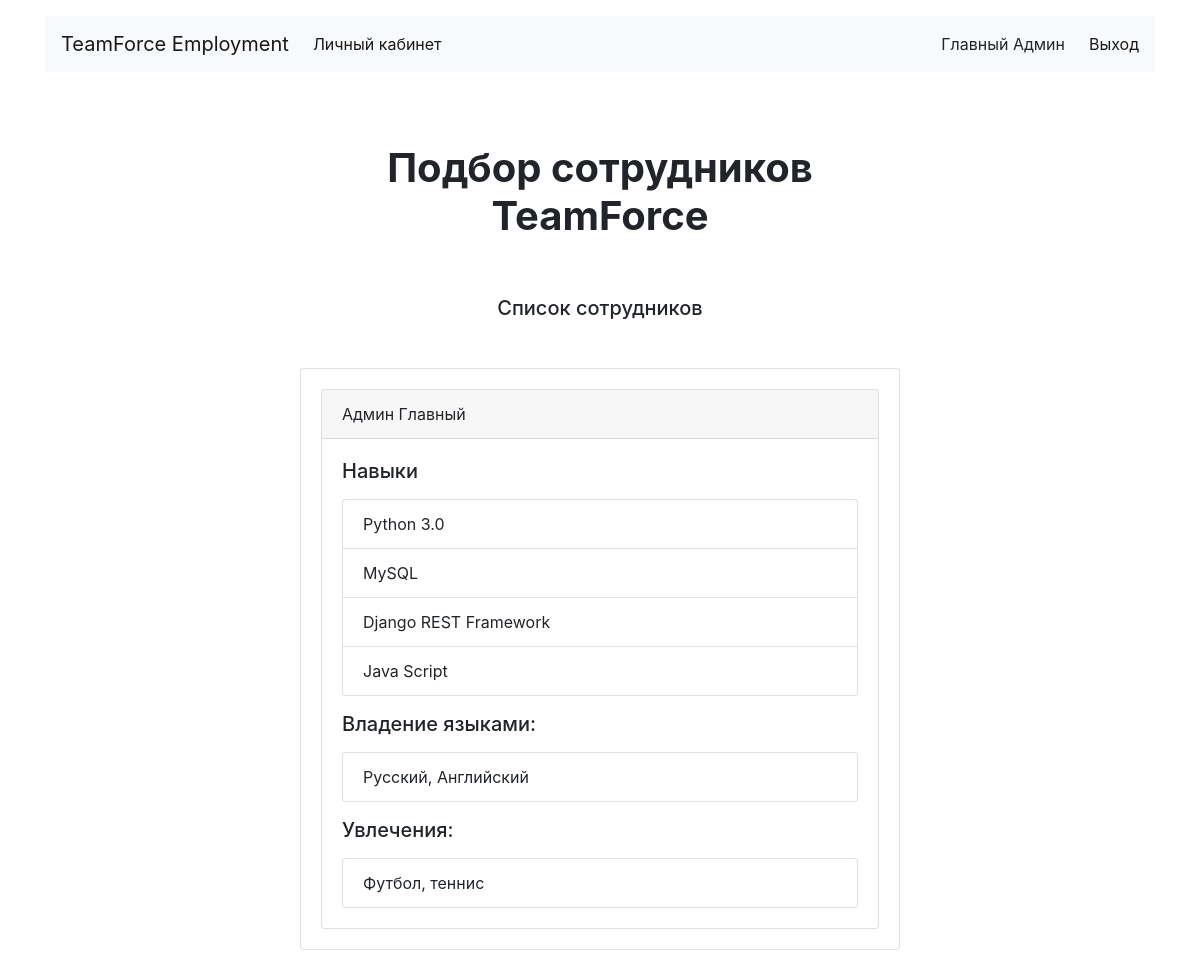
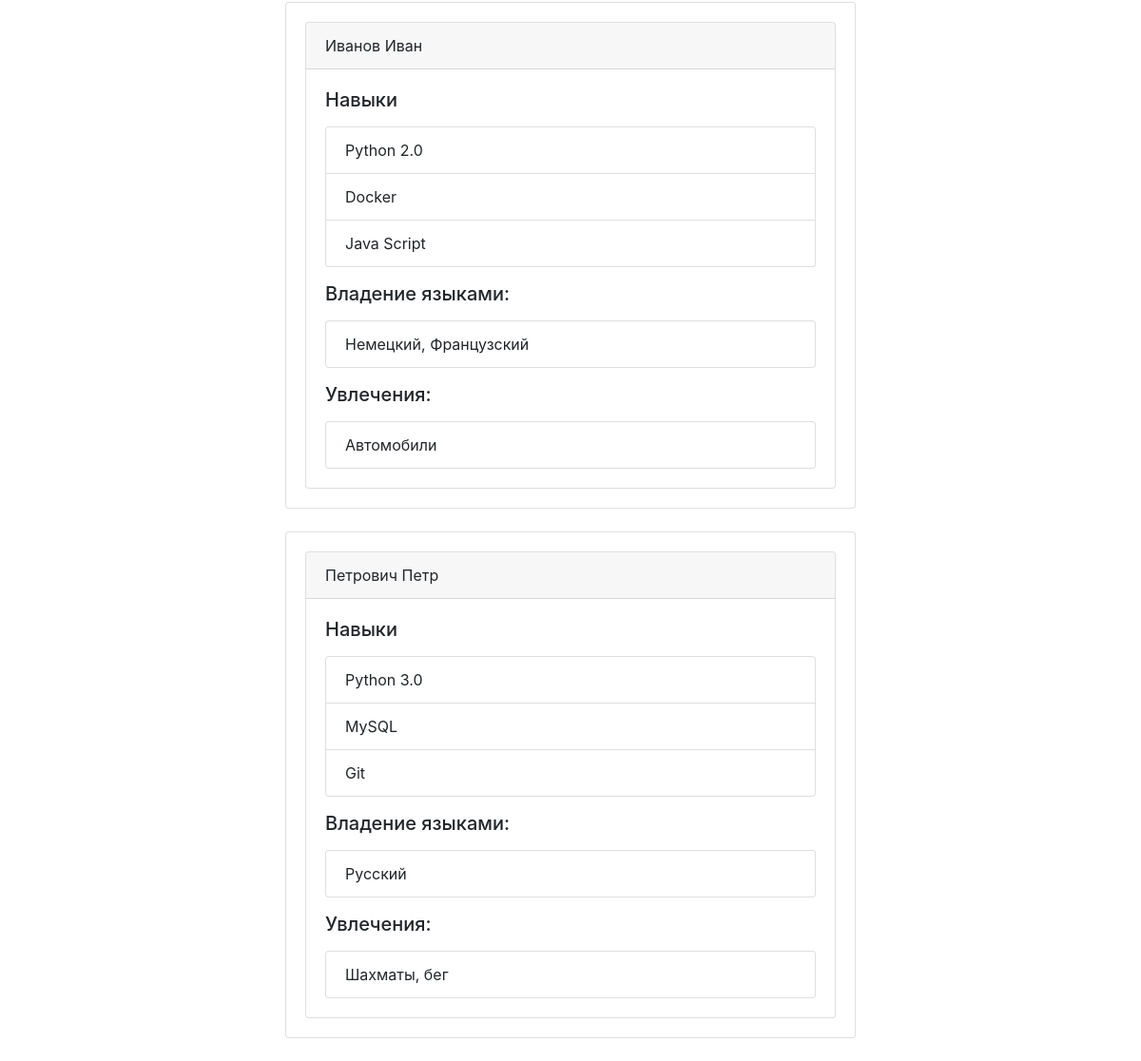
The page / (signed in) on the database its author committed (2 pictures, top to bottom).
### employment/models.py (models this page shows, shortened)
class User(AbstractUser):
    languages = models.CharField(max_length=200)
    hobbies = models.CharField(max_length=200)
    class Meta:
        db_table = 'users'
        verbose_name = 'Пользователь'
        verbose_name_plural = 'Пользователи'

class Skill(models.Model):
    name = models.CharField('Название', max_length=50)
    tag = models.CharField('Тег', max_length=15)
    users = models.ManyToManyField(User, verbose_name='пользователи', related_name='skills', blank=True)
    class Meta:
        db_table = 'skills'
        verbose_name = 'Навык'
        verbose_name_plural = 'Навыки'

### employment/views.py (the view)
# urls.py: path('', views.UsersView.as_view(), name='main'),
class UsersView(ListView):
    model = User
    queryset = User.objects.all()

### templates/employment/user_list.html (shortened to what this page needs)
{% extends 'employment/base.html' %}
{% block container %}
    <h1 class="h1 text-center mx-auto mt-4 py-5"><strong>Подбор сотрудников <br>TeamForce</strong></h1>
    {% if request.user.is_active %}
        <h2 class="h5 text-center mb-5">Список сотрудников</h2>
        {% for user in user_list %}
            <div class="card mb-4" style="max-width: 50%; margin: 0 auto;">
                <div class="card-body">
                    <div class="card ">
                        <div class="card-header">
                            <div class="form-label">
                                {{ user.last_name }} {{ user.first_name }}
                            </div>
                        </div>
                        <div class="card-body">
                            <h5 class="mb-3">Навыки</h5>
                            <ol class="list-group list-group-numbered">
                                {% for skill in user.skills.all %}
                                    <li class="list-group-item">{{ skill.name }}</li>
                                {% endfor %}
                            </ol>
                            <h5 class="my-3">Владение языками:</h5>
                            <ol class="list-group list-group-numbered">
                                <li class="list-group-item">{{ user.languages }}</li>
                            </ol>
                            <h5 class="my-3">Увлечения:</h5>
                            <ol class="list-group list-group-numbered">
                                <li class="list-group-item">{{ user.hobbies }}</li>
                            </ol>
                        </div>
                    </div>
                </div>
            </div>
        {% endfor %}
    {% else %}
        <h2 class="h5 text-center my-3">Чтобы пользоваться системой, необходимо <a href="{% url 'login' %}">войти</a> в
            систему.</h2>
        <h2 class="h6 mt-2 text-center">Нет аккаунта? <a href="{% url 'register' %}">Зарегистрируйтесь!</a></h2>
    {% endif %}
{% endblock %}

### templates/employment/base.html (shortened to what this page needs)
{% load static %}
<!DOCTYPE html>
<html lang="en">
<head>
    <link rel="stylesheet" href="https://stackpath.bootstrapcdn.com/bootstrap/4.3.1/css/bootstrap.min.css"
>
    <link rel="stylesheet" href="https://maxcdn.bootstrapcdn.com/bootstrap/4.0.0/css/bootstrap.min.css"
>
    <link rel="stylesheet" href="{% static 'css/filter_multi_select.css' %}"/>
</head>
<body>
<header class="container mt-3">
    <nav class="navbar navbar-expand-lg navbar-light bg-light">
        <a class="navbar-brand" href="/">TeamForce Employment</a>
        <div class="collapse navbar-collapse" id="navbarNav">
            <ul class="navbar-nav">
                {% if request.user.is_active %}
                    <li class="nav-item active">
                        <a class="nav-link" href="{% url 'profile' %}">Личный кабинет</a>
                    </li>
                {% endif %}
            </ul>
        </div>
        {% if request.user.is_active %}
            {% if user.first_name and user.last_name %}
                <div class="mr-4">{{ request.user.first_name }} {{ request.user.last_name }}</div>
            {% else %}
                <div class="mr-4">{{ request.user }}</div>
            {% endif %}
            <span class="navbar-text d-sm-none d-lg-block">
                <a href="{% url 'logout' %}">Выход</a>
        </span>
        {% else %}
            <span class="navbar-text d-sm-none d-lg-block">
                <a href="{% url 'login' %}">Вход</a>
        </span>
        {% endif %}
    </nav>
</header>
{% block container %} {% endblock %}
</body>
</html>

### static/css/filter_multi_select.css (style rules this page uses)
:root { --fms-badge-text-color: white; --fms-badge-color: var(--primary) }

### rows shown on the page
User: user.first_name "Главный", user.last_name "Админ", last_name "Админ", first_name "Главный", languages "Русский, Английский", hobbies "Футбол, теннис"
Skill: name "Python 3.0"
Skill: name "MySQL"
Skill: name "Django REST Framework"
Skill: name "Java Script"
User: last_name "Иванов", first_name "Иван", languages "Немецкий, Французский", hobbies "Автомобили"
Skill: name "Python 2.0"
Skill: name "Docker"
User: last_name "Петрович", first_name "Петр", languages "Русский", hobbies "Шахматы, бег"
Skill: name "Git"
